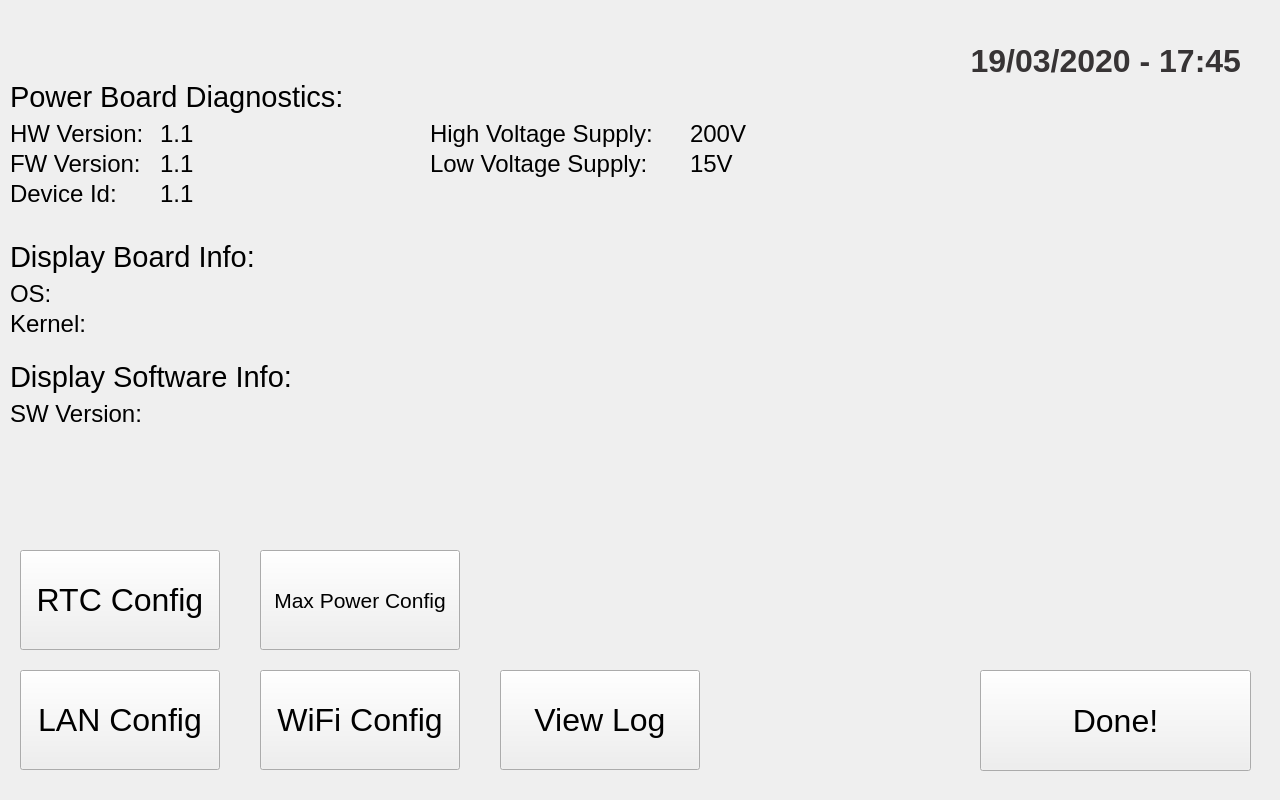
<?xml version="1.0" encoding="UTF-8"?>
<ui version="4.0">
 <class>DiagnosticsDialog</class>
 <widget class="QDialog" name="DiagnosticsDialog">
  <property name="geometry">
   <rect>
    <x>0</x>
    <y>0</y>
    <width>1280</width>
    <height>800</height>
   </rect>
  </property>
  <property name="windowTitle">
   <string>Dialog</string>
  </property>
  <property name="styleSheet">
   <string notr="true">QDialog {
background-image: url(:/background/resources/bkg_solo_logo.png);
}</string>
  </property>
  <widget class="QLabel" name="label_3">
   <property name="geometry">
    <rect>
     <x>10</x>
     <y>120</y>
     <width>154</width>
     <height>28</height>
    </rect>
   </property>
   <property name="font">
    <font>
     <pointsize>18</pointsize>
    </font>
   </property>
   <property name="acceptDrops">
    <bool>true</bool>
   </property>
   <property name="text">
    <string>HW Version: </string>
   </property>
  </widget>
  <widget class="QLabel" name="hardwareLabel">
   <property name="geometry">
    <rect>
     <x>160</x>
     <y>120</y>
     <width>261</width>
     <height>28</height>
    </rect>
   </property>
   <property name="font">
    <font>
     <pointsize>18</pointsize>
    </font>
   </property>
   <property name="text">
    <string>1.1</string>
   </property>
  </widget>
  <widget class="QLabel" name="label_2">
   <property name="geometry">
    <rect>
     <x>10</x>
     <y>80</y>
     <width>370</width>
     <height>34</height>
    </rect>
   </property>
   <property name="font">
    <font>
     <pointsize>22</pointsize>
    </font>
   </property>
   <property name="text">
    <string>Power Board Diagnostics:</string>
   </property>
  </widget>
  <widget class="QLabel" name="label_5">
   <property name="geometry">
    <rect>
     <x>10</x>
     <y>150</y>
     <width>150</width>
     <height>28</height>
    </rect>
   </property>
   <property name="font">
    <font>
     <pointsize>18</pointsize>
    </font>
   </property>
   <property name="text">
    <string>FW Version: </string>
   </property>
  </widget>
  <widget class="QLabel" name="label_7">
   <property name="geometry">
    <rect>
     <x>430</x>
     <y>150</y>
     <width>248</width>
     <height>28</height>
    </rect>
   </property>
   <property name="font">
    <font>
     <pointsize>18</pointsize>
    </font>
   </property>
   <property name="text">
    <string>Low Voltage Supply: </string>
   </property>
  </widget>
  <widget class="QLabel" name="highVLabel">
   <property name="geometry">
    <rect>
     <x>690</x>
     <y>120</y>
     <width>121</width>
     <height>28</height>
    </rect>
   </property>
   <property name="font">
    <font>
     <pointsize>18</pointsize>
    </font>
   </property>
   <property name="text">
    <string>200V</string>
   </property>
  </widget>
  <widget class="QLabel" name="label_4">
   <property name="geometry">
    <rect>
     <x>430</x>
     <y>120</y>
     <width>256</width>
     <height>28</height>
    </rect>
   </property>
   <property name="font">
    <font>
     <pointsize>18</pointsize>
    </font>
   </property>
   <property name="text">
    <string>High Voltage Supply: </string>
   </property>
  </widget>
  <widget class="QLabel" name="lowVLabel">
   <property name="geometry">
    <rect>
     <x>690</x>
     <y>150</y>
     <width>121</width>
     <height>28</height>
    </rect>
   </property>
   <property name="font">
    <font>
     <pointsize>18</pointsize>
    </font>
   </property>
   <property name="text">
    <string>15V</string>
   </property>
   <property name="margin">
    <number>0</number>
   </property>
  </widget>
  <widget class="QLabel" name="firmwareLabel">
   <property name="geometry">
    <rect>
     <x>160</x>
     <y>150</y>
     <width>261</width>
     <height>28</height>
    </rect>
   </property>
   <property name="font">
    <font>
     <pointsize>18</pointsize>
    </font>
   </property>
   <property name="text">
    <string>1.1</string>
   </property>
  </widget>
  <widget class="QLabel" name="label_12">
   <property name="geometry">
    <rect>
     <x>10</x>
     <y>280</y>
     <width>50</width>
     <height>28</height>
    </rect>
   </property>
   <property name="font">
    <font>
     <pointsize>18</pointsize>
    </font>
   </property>
   <property name="text">
    <string>OS: </string>
   </property>
  </widget>
  <widget class="QLabel" name="osLabel">
   <property name="geometry">
    <rect>
     <x>100</x>
     <y>280</y>
     <width>651</width>
     <height>28</height>
    </rect>
   </property>
   <property name="font">
    <font>
     <pointsize>18</pointsize>
    </font>
   </property>
   <property name="text">
    <string/>
   </property>
  </widget>
  <widget class="QLabel" name="label_6">
   <property name="geometry">
    <rect>
     <x>10</x>
     <y>240</y>
     <width>370</width>
     <height>34</height>
    </rect>
   </property>
   <property name="font">
    <font>
     <pointsize>22</pointsize>
    </font>
   </property>
   <property name="text">
    <string>Display Board Info:</string>
   </property>
  </widget>
  <widget class="QLabel" name="label_13">
   <property name="geometry">
    <rect>
     <x>10</x>
     <y>310</y>
     <width>91</width>
     <height>28</height>
    </rect>
   </property>
   <property name="font">
    <font>
     <pointsize>18</pointsize>
    </font>
   </property>
   <property name="text">
    <string>Kernel: </string>
   </property>
  </widget>
  <widget class="QLabel" name="kernelLabel">
   <property name="geometry">
    <rect>
     <x>100</x>
     <y>310</y>
     <width>651</width>
     <height>28</height>
    </rect>
   </property>
   <property name="font">
    <font>
     <pointsize>18</pointsize>
    </font>
   </property>
   <property name="text">
    <string/>
   </property>
  </widget>
  <widget class="QLabel" name="label_11">
   <property name="geometry">
    <rect>
     <x>10</x>
     <y>360</y>
     <width>370</width>
     <height>34</height>
    </rect>
   </property>
   <property name="font">
    <font>
     <pointsize>22</pointsize>
    </font>
   </property>
   <property name="text">
    <string>Display Software Info:</string>
   </property>
  </widget>
  <widget class="QLabel" name="label_8">
   <property name="geometry">
    <rect>
     <x>10</x>
     <y>400</y>
     <width>151</width>
     <height>28</height>
    </rect>
   </property>
   <property name="font">
    <font>
     <pointsize>18</pointsize>
    </font>
   </property>
   <property name="text">
    <string>SW Version: </string>
   </property>
  </widget>
  <widget class="QLabel" name="softLabel">
   <property name="geometry">
    <rect>
     <x>160</x>
     <y>400</y>
     <width>611</width>
     <height>28</height>
    </rect>
   </property>
   <property name="font">
    <font>
     <pointsize>18</pointsize>
    </font>
   </property>
   <property name="text">
    <string/>
   </property>
  </widget>
  <widget class="QPushButton" name="doneButton">
   <property name="geometry">
    <rect>
     <x>980</x>
     <y>670</y>
     <width>271</width>
     <height>101</height>
    </rect>
   </property>
   <property name="font">
    <font>
     <pointsize>24</pointsize>
    </font>
   </property>
   <property name="focusPolicy">
    <enum>Qt::NoFocus</enum>
   </property>
   <property name="text">
    <string>Done!</string>
   </property>
  </widget>
  <widget class="QPushButton" name="lanButton">
   <property name="geometry">
    <rect>
     <x>20</x>
     <y>670</y>
     <width>200</width>
     <height>100</height>
    </rect>
   </property>
   <property name="sizePolicy">
    <sizepolicy hsizetype="Minimum" vsizetype="Minimum">
     <horstretch>0</horstretch>
     <verstretch>0</verstretch>
    </sizepolicy>
   </property>
   <property name="minimumSize">
    <size>
     <width>200</width>
     <height>60</height>
    </size>
   </property>
   <property name="font">
    <font>
     <pointsize>24</pointsize>
    </font>
   </property>
   <property name="focusPolicy">
    <enum>Qt::NoFocus</enum>
   </property>
   <property name="text">
    <string>LAN Config</string>
   </property>
  </widget>
  <widget class="QPushButton" name="max_powerButton">
   <property name="geometry">
    <rect>
     <x>260</x>
     <y>550</y>
     <width>200</width>
     <height>100</height>
    </rect>
   </property>
   <property name="sizePolicy">
    <sizepolicy hsizetype="Minimum" vsizetype="Minimum">
     <horstretch>0</horstretch>
     <verstretch>0</verstretch>
    </sizepolicy>
   </property>
   <property name="minimumSize">
    <size>
     <width>200</width>
     <height>60</height>
    </size>
   </property>
   <property name="font">
    <font>
     <pointsize>16</pointsize>
    </font>
   </property>
   <property name="focusPolicy">
    <enum>Qt::NoFocus</enum>
   </property>
   <property name="text">
    <string>Max Power Config</string>
   </property>
  </widget>
  <widget class="QPushButton" name="rtcButton">
   <property name="geometry">
    <rect>
     <x>20</x>
     <y>550</y>
     <width>200</width>
     <height>100</height>
    </rect>
   </property>
   <property name="sizePolicy">
    <sizepolicy hsizetype="Minimum" vsizetype="Minimum">
     <horstretch>0</horstretch>
     <verstretch>0</verstretch>
    </sizepolicy>
   </property>
   <property name="minimumSize">
    <size>
     <width>200</width>
     <height>60</height>
    </size>
   </property>
   <property name="font">
    <font>
     <pointsize>24</pointsize>
    </font>
   </property>
   <property name="focusPolicy">
    <enum>Qt::NoFocus</enum>
   </property>
   <property name="text">
    <string>RTC Config</string>
   </property>
  </widget>
  <widget class="QPushButton" name="wifiButton">
   <property name="geometry">
    <rect>
     <x>260</x>
     <y>670</y>
     <width>200</width>
     <height>100</height>
    </rect>
   </property>
   <property name="sizePolicy">
    <sizepolicy hsizetype="Minimum" vsizetype="Minimum">
     <horstretch>0</horstretch>
     <verstretch>0</verstretch>
    </sizepolicy>
   </property>
   <property name="minimumSize">
    <size>
     <width>200</width>
     <height>60</height>
    </size>
   </property>
   <property name="font">
    <font>
     <pointsize>24</pointsize>
    </font>
   </property>
   <property name="focusPolicy">
    <enum>Qt::NoFocus</enum>
   </property>
   <property name="text">
    <string>WiFi Config</string>
   </property>
  </widget>
  <widget class="QPushButton" name="logButton">
   <property name="geometry">
    <rect>
     <x>500</x>
     <y>670</y>
     <width>200</width>
     <height>100</height>
    </rect>
   </property>
   <property name="sizePolicy">
    <sizepolicy hsizetype="Minimum" vsizetype="Minimum">
     <horstretch>0</horstretch>
     <verstretch>0</verstretch>
    </sizepolicy>
   </property>
   <property name="minimumSize">
    <size>
     <width>200</width>
     <height>60</height>
    </size>
   </property>
   <property name="font">
    <font>
     <pointsize>24</pointsize>
    </font>
   </property>
   <property name="focusPolicy">
    <enum>Qt::NoFocus</enum>
   </property>
   <property name="text">
    <string>View Log</string>
   </property>
  </widget>
  <widget class="QLabel" name="date_timeLabel">
   <property name="geometry">
    <rect>
     <x>910</x>
     <y>40</y>
     <width>331</width>
     <height>41</height>
    </rect>
   </property>
   <property name="font">
    <font>
     <family>Liberation Sans</family>
     <pointsize>24</pointsize>
     <weight>75</weight>
     <bold>true</bold>
    </font>
   </property>
   <property name="styleSheet">
    <string notr="true">color: rgb(55, 52, 53);</string>
   </property>
   <property name="text">
    <string>19/03/2020 - 17:45</string>
   </property>
   <property name="alignment">
    <set>Qt::AlignRight|Qt::AlignTrailing|Qt::AlignVCenter</set>
   </property>
  </widget>
  <widget class="QLabel" name="deviceLabel">
   <property name="geometry">
    <rect>
     <x>160</x>
     <y>180</y>
     <width>351</width>
     <height>28</height>
    </rect>
   </property>
   <property name="font">
    <font>
     <pointsize>18</pointsize>
    </font>
   </property>
   <property name="text">
    <string>1.1</string>
   </property>
  </widget>
  <widget class="QLabel" name="label_9">
   <property name="geometry">
    <rect>
     <x>10</x>
     <y>180</y>
     <width>150</width>
     <height>28</height>
    </rect>
   </property>
   <property name="font">
    <font>
     <pointsize>18</pointsize>
    </font>
   </property>
   <property name="text">
    <string>Device Id:</string>
   </property>
  </widget>
 </widget>
 <resources>
  <include location="magnet3_res.qrc"/>
 </resources>
 <connections/>
</ui>
